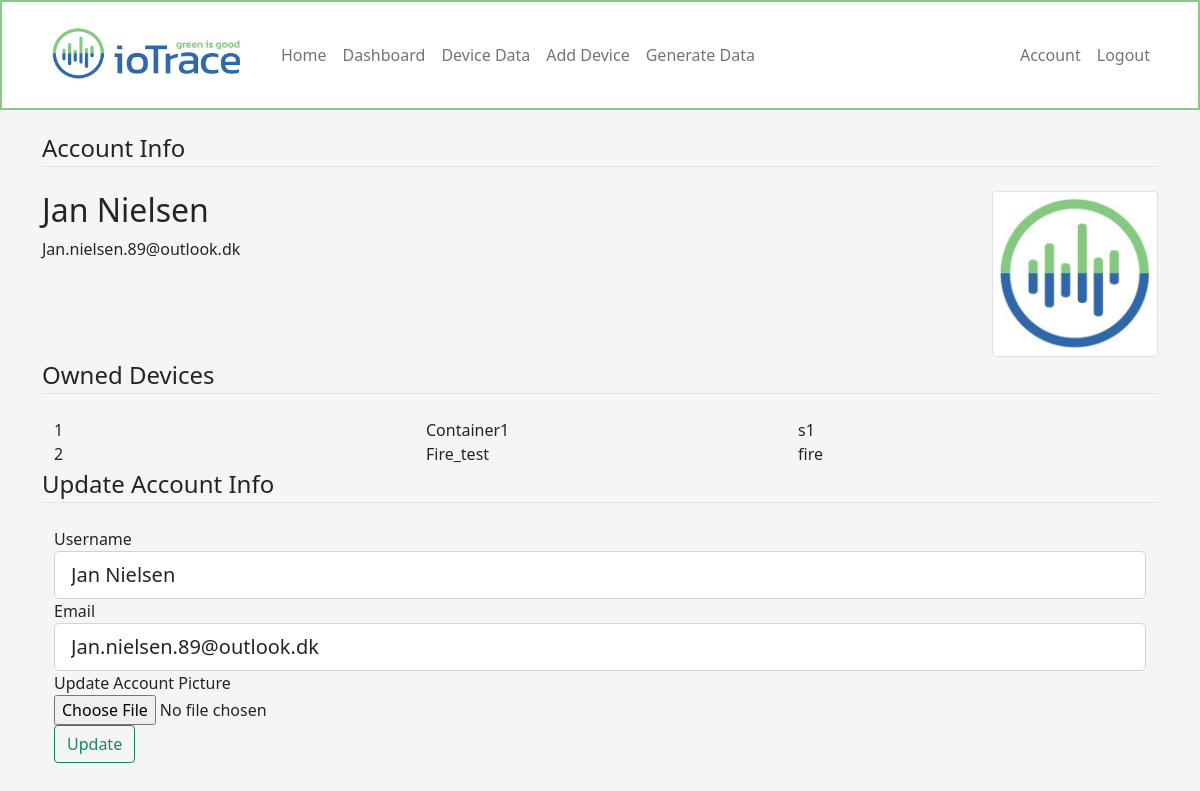
Page /account (signed in) on the earlier database version.
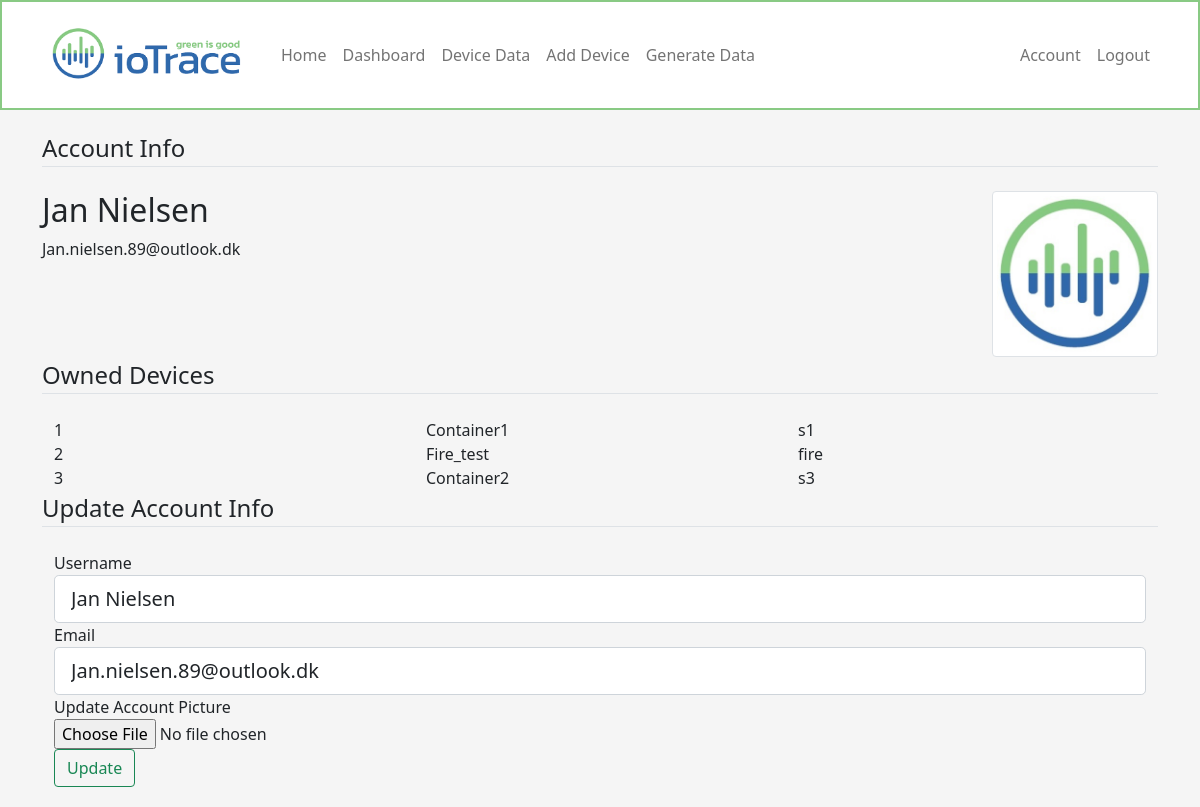
Same page on the later database version.
### iotrace/models.py (models this page shows, shortened)
class User(db.Model, UserMixin):
    id = db.Column(db.Integer, primary_key=True)
    username = db.Column(db.String(20), unique=True, nullable=False)
    email = db.Column(db.String(120), unique=True, nullable=False)
    image_file = db.Column(db.String(20), nullable=False, default='default.jpg')
    password = db.Column(db.String(60), nullable=False)
    devices = db.relationship('Device', cascade='all, delete-orphan', backref='owner', lazy=True)

class Device(db.Model):
    id = db.Column(db.Integer, primary_key=True)
    devicename = db.Column(db.String(100), nullable=False)
    devicetype = db.Column(db.String(100), nullable=False)
    device_mac = db.Column(db.String(20), unique=True, nullable=False)
    user_id = db.Column(db.Integer, db.ForeignKey('user.id'), nullable=False)
    data_trackingdevice = db.relationship('TrackingDeviceData', cascade='all, delete-orphan', backref='ref_trackingdevice', lazy=True)
    data_firedevice = db.relationship('FireDeviceData', cascade='all, delete-orphan', backref='ref_firedevice', lazy=True)

### iotrace/accounts/routes.py (the view)
@accounts.route('/account', methods=['GET', 'POST'])
@login_required
def account():
    form = UpdateAccountForm()
    if form.validate_on_submit():
        if form.picture.data:
            picture_file = save_picture(form.picture.data)
            current_user.image_file = picture_file
        current_user.username = form.username.data
        current_user.email = form.email.data
        db.session.commit()
        flash('Your account has been updated!', 'success')
        return redirect(url_for('accounts.account'))
    elif request.method == 'GET':
        form.username.data = current_user.username
        form.email.data = current_user.email
    image_file = url_for('static', filename='images/profile_pics/' + current_user.image_file)
    devices = Device.query.filter_by(user_id=current_user.id)
    return render_template('accounts/account.html', title='Account', image_file=image_file, devices=devices, form=form)

### iotrace/accounts/forms.py (shortened to what this page needs)
class UpdateAccountForm(FlaskForm):
    username = StringField('Username', validators=[DataRequired(), Length(min=2, max=20)])
    email = StringField('Email', validators=[DataRequired(), Email()])
    picture = FileField('Update Account Picture', validators=[FileAllowed(['jpg', 'png'])])
    submit = SubmitField('Update')

### iotrace/models.py (called while the page is built)
@login_manager.user_loader
def load_user(user_id):
    return User.query.get(int(user_id))

### iotrace/templates/accounts/account.html (shortened to what this page needs)
{% extends "layout.html" %}
{% set active_page = "home" %}
{% block content %}
<legend class="border-bottom mb-4">Account Info</legend>
<div class="row">
    <div class="col-10">
        <h2>{{ current_user.username }}</h2>
        <p>{{ current_user.email }}</p>
    </div>
    <div class="col">
        <img class="img-thumbnail" src="{{ image_file }}" class="img-fluid" width="200" height="200" >
    </div>
</div>
<legend class="border-bottom mb-4">Owned Devices</legend>
<div class="container">
    {% for device in devices %}
    <div class="row">
        <div class="col">
            {{device.id}}
        </div>
        <div class="col">
            {{device.devicename}}
        </div>
        <div class="col">
            {{device.devicetype}}
        </div>
    </div>
    {% endfor %}
</div>
<legend class="border-bottom mb-4">Update Account Info</legend>
<div class="container">
    <form method="POST" action="" enctype="multipart/form-data">
        <fieldset class="form-group">
            <div class="form-group">
                {{ form.username.label(class="form-control-label") }}
                {% if form.username.errors %}
                    {{ form.username(class="form-control form-control-lg is-invalid") }}
                    <div class="invalid-feedback">
                        {% for error in form.username.errors %}
                            <span>{{ error }}</span>
                        {% endfor %}
                    </div>
                {% else %}
                    {{ form.username(class="form-control form-control-lg") }}
                {% endif %}
            </div>
            <div class="form-group">
                {{ form.email.label(class="form-control-label") }}
                {% if form.email.errors %}
                    {{ form.email(class="form-control form-control-lg is-invalid") }}
                    <div class="invalid-feedback">
                        {% for error in form.email.errors %}
                            <span>{{ error }}</span>
                        {% endfor %}
                    </div>
                {% else %}
                    {{ form.email(class="form-control form-control-lg") }}
                {% endif %}
            </div>
            <div class="form-group">
                {{ form.picture.label() }}</br>
                {{ form.picture(class="form-control-file") }}</br>
            </div>
        </fieldset>
        <div class="form-group">
            {{ form.submit(class="btn btn-outline-success") }}
        </div>
    </form>
</div>
{% endblock content %}

### iotrace/templates/layout.html (shortened to what this page needs)
<!doctype html>
<html lang="en">
    <head>
        <link href="{{url_for('static', filename='css/bootstrap.min.css')}}" rel="stylesheet">
        <link href="{{url_for('static', filename='css/navbar.css')}}" rel="stylesheet">
    </head>
    <body style="background-color: #f5f5f5">
        <header>
            <nav class="navbar navbar-expand-sm navbar-light bg-white" aria-label="Third navbar example" style="border:2px solid #89ca84;">
                <div class="container">
                    <a class="navbar-brand" href="/">
                        <img src="{{ url_for('static', filename='images/ioTrace.png') }}" alt="" width="215" height="80">
                    </a>
                    <div class="navbar-collapse collapse" id="Navbar">
                        <ul class="navbar-nav me-auto">
                            <li class="nav-item">
                                <a class="nav-link" href="{{ url_for('main.home') }}">Home</a>
                            </li>
                            {% if current_user.is_authenticated %}
                            <li class="nav-item">
                                <a class="nav-link" href="{{ url_for('devices.dashboard') }}">Dashboard</a>
                            </li>
                            <li class="nav-item">
                                <a class="nav-link" href="{{ url_for('devices.device', device_id=current_user.devices[0].id) }}">Device Data</a>
                            </li>
                            <li class="nav-item">
                                <a class="nav-link" href="{{ url_for('devices.add_device') }}">Add Device</a>
                            </li>
                            <li class="nav-item">
                                <a class="nav-link" href="{{ url_for('main.dummy') }}" tabindex="-1" aria-disabled="true">Generate Data</a>
                            </li>
                            {% endif %}
                        </ul>
                    </div>
                    <div class="navbar-collapse collapse" id="Navbar">
                        <ul class="navbar-nav ms-auto">
                            {% if current_user.is_authenticated %}
                            <li class="nav-item">
                                <a class="nav-link" href="{{ url_for('accounts.account') }}">Account</a>
                            </li>
                            <li class="nav-item">
                                <a class="nav-link" href="{{ url_for('accounts.logout') }}">Logout</a>
                            </li>
                            {% endif %}
                        </ul>
                    </div>
                </div>
            </nav>
        </header>
        <main role="main" class="container">
                    {% block content %}{% endblock %}
        </main>
    </body>
</html>

### iotrace/static/css/navbar.css (style rules this page uses)
body { padding-bottom: 20px; }
.navbar { margin-bottom: 20px; }

Differences in the rows shown:
added Device: id "3", devicename "Container2", devicetype "s3"
